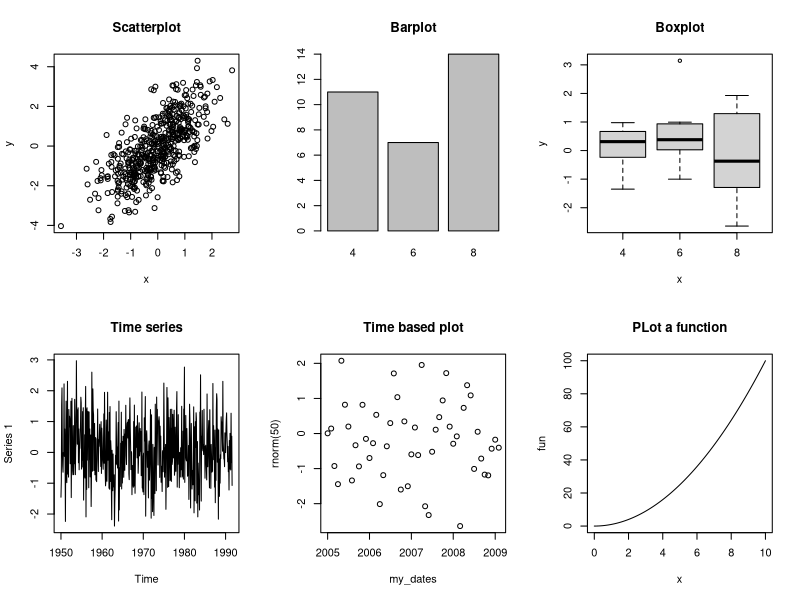
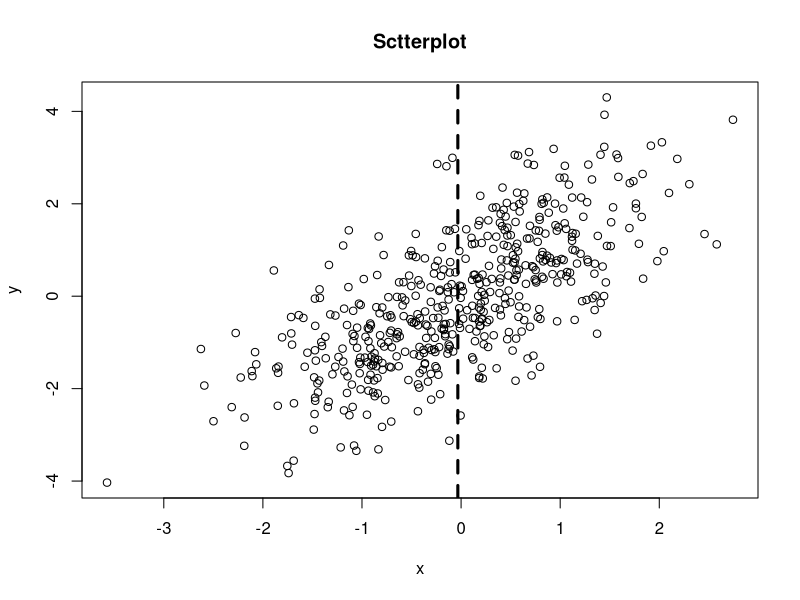
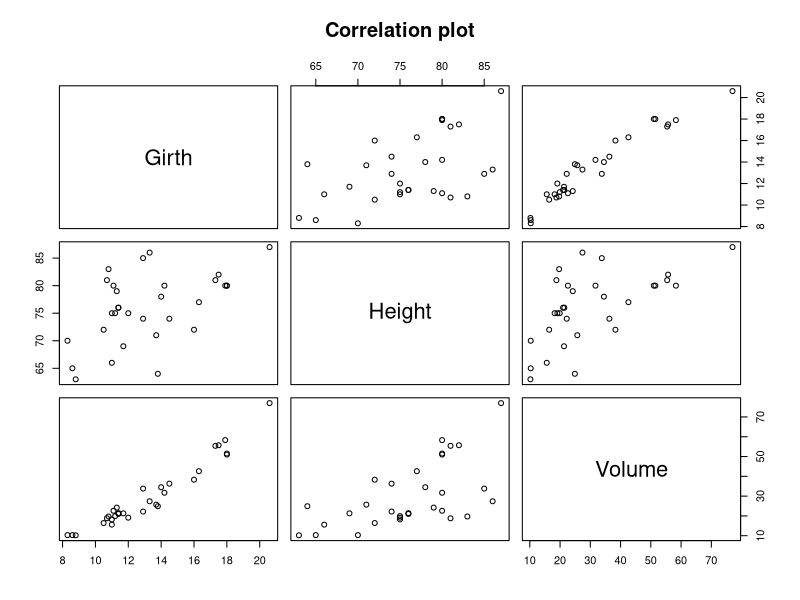
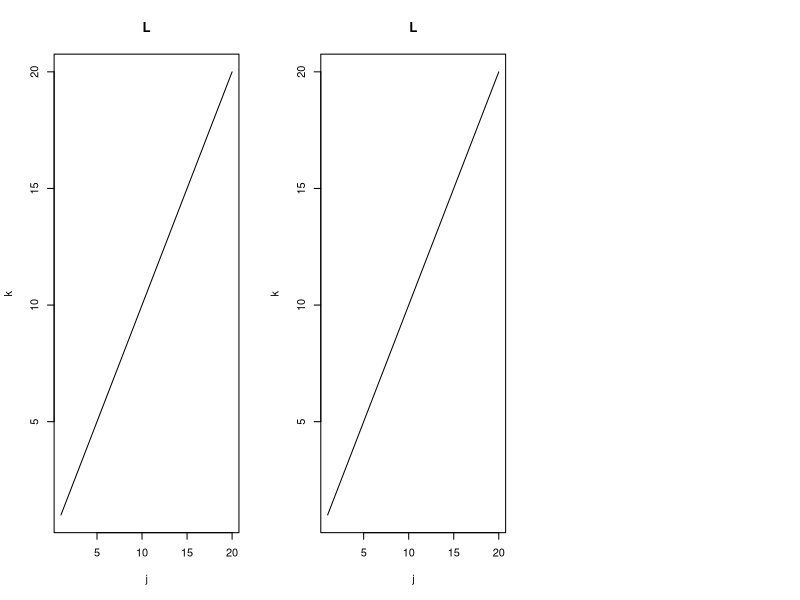
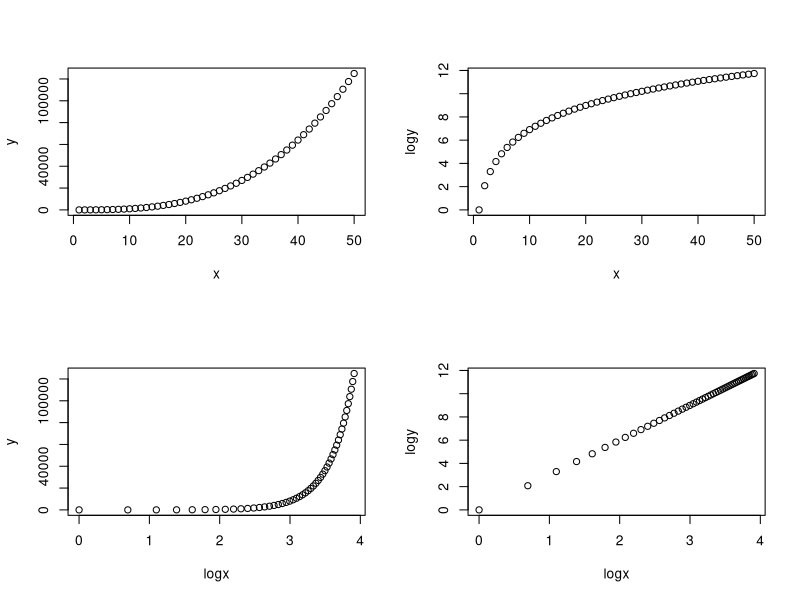

These charts were generated, in order, by the following R code:
# Display multiple graphs in single window
x <- rnorm(500)
y <- x + rnorm(500)

# data 
my_ts <- ts(
  matrix(
    rnorm(500),
    nrow = 500,
    ncol = 1),
  start = c(1950, 1),
  frequency = 12
)

my_dates <- seq(
  as.Date("2005/1/1"),
  by = "month",
  length = 50
)

my_factor <- factor(mtcars$cyl)

fun <- function(x) x^2

# create a window for graphs in 2 rows and 3 columns
par(mfrow = c(2,3))
plot(x,y, main="Scatterplot")
plot(my_factor, main="Barplot")
plot(my_factor, rnorm(32), main="Boxplot")
plot(my_ts,  main= "Time series")
plot(my_dates, rnorm(50), main = "Time based plot")
plot(fun, 0, 10, main="PLot a function")

# Reset to default mode
par(mfrow=c(1,1))
plot(x, y, main = "Sctterplot")

abline(
  v=mean(x),
  lwd=3,
  lty = 2
)

# With out calculation of scatter plot , donot 
# if linear pearson
# if not then cant use pearson, use spearson correlation coeffectient

# Correlation matrix plot
plot(trees[, 1:3], main="Correlation plot")

# intepreatation 
# there is correlation between girth and volume only

# plot type 
j <- 1:20
k <-j

par(mfrow=c(1,3))
plot(j,k, type="l", main="L")
plot(j,k, type="l", main="L", pch = 16)


# 
# r <- c(
#   sapply(
#     seq
#   )
# )

# usage of log
# Sometimes we may need to transform the data , we can use them.
x <- 1:50
y <- x^3
logx <- log(x)
logy <- log(y)
par(mfrow=c(2,2))
plot(x, y)
plot(x, logy)
plot(logx, y)
plot(logx, logy)
par(mfrow=c(1,1))
